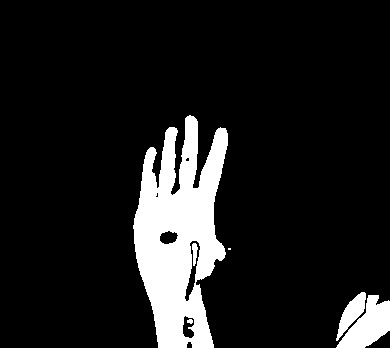
#> input picture training_dataset/Hello/test0.jpg, 390 x 348 px
$ python Data_Augmentation.py
#> lines starting #> are read from the running program, lines starting #| are printed output that depends on the picture
import cv2
from skimage.exposure import rescale_intensity
from skimage.segmentation import slic
from skimage.util import img_as_float
from skimage import io
import numpy as np


Folder="training_dataset/Hello"
Ext=".jpg"


def resize_image(image,w,h):
    image=cv2.resize(image,(w,h))
    cv2.imwrite(Folder+"/Resize-"+str(w)+"*"+str(h)+ image_file + Ext, image)

def padding_image(image,topBorder,bottomBorder,leftBorder,rightBorder,color_of_border=[0,0,0]):
    image = cv2.copyMakeBorder(image,topBorder,bottomBorder,leftBorder,
        rightBorder,cv2.BORDER_CONSTANT,value=color_of_border)
    cv2.imwrite(Folder+ "/padd-" + str(topBorder) + str(bottomBorder) + "*" + str(leftBorder) + str(rightBorder) + image_file +  Ext, image)

def flip_image(image,dir):
    image = cv2.flip(image, dir)
    cv2.imwrite(Folder + "/flip-" + str(dir)+ image_file + Ext, image)

def invert_image(image,channel):
    image=(channel-image)
    cv2.imwrite(Folder + "/invert-"+str(channel)+ image_file + Ext, image)

def add_light(image, gamma=1.0):
    invGamma = 1.0 / gamma
    table = np.array([((i / 255.0) ** invGamma) * 255 for i in np.arange(0, 256)]).astype("uint8")
    image=cv2.LUT(image, table)
    if gamma>=1:
        cv2.imwrite(Folder + "/light-"+str(gamma)+ image_file + Ext, image)
    else:
        cv2.imwrite(Folder + "/dark-" + str(gamma) + image_file +  Ext, image)

def add_light_color(image, color, gamma=1.0):
    invGamma = 1.0 / gamma
    image = (color - image)
    table = np.array([((i / 255.0) ** invGamma) * 255 for i in np.arange(0, 256)]).astype("uint8")
    image=cv2.LUT(image, table)
    if gamma>=1:
        cv2.imwrite(Folder+ "/light_color-"+str(gamma)+ image_file + Ext, image)
    else:
        cv2.imwrite(Folder + "/dark_color" + str(gamma) + image_file +  Ext, image)

def saturation_image(image,saturation):
    image = cv2.cvtColor(image, cv2.COLOR_BGR2HSV)

    v = image[:, :, 2]
    v = np.where(v <= 255 - saturation, v + saturation, 255)
    image[:, :, 2] = v

    image = cv2.cvtColor(image, cv2.COLOR_HSV2BGR)
    cv2.imwrite(Folder + "/saturation-" + str(saturation)  + image_file + Ext, image)

def multiply_image(image,R,G,B):
    image=image*[R,G,B]
    cv2.imwrite(Folder+"/Multiply-"+str(R)+"*"+str(G)+"*"+str(B)+Ext, image)

def averageing_blur(image,shift):
    image=cv2.blur(image,(shift,shift))
    cv2.imwrite(Folder + "/AverageingBLur-" + str(shift) + Ext, image)

def sharpen_image(image):
    kernel = np.array([[0, -1, 0], [-1, 5, -1], [0, -1, 0]])
    image = cv2.filter2D(image, -1, kernel)
    cv2.imwrite(Folder+"/Sharpen-"+Ext, image)

def grayscale_image(image):
    image= cv2.cvtColor(image, cv2.COLOR_BGR2GRAY)
    cv2.imwrite(Folder + "/Grayscale-" + Ext, image)

def median_blur(image,shift):
    image=cv2.medianBlur(image,shift)
    cv2.imwrite(Folder + "/MedianBLur-" + str(shift) + Ext, image)

def bileteralBlur(image,d,color,space):
    image = cv2.bilateralFilter(image, d,color,space)
    cv2.imwrite(Folder + "/BileteralBlur-"+str(d)+"*"+str(color)+"*"+str(space)+ Ext, image)

def erosion_image(image,shift):
    kernel = np.ones((shift,shift),np.uint8)
    image = cv2.erode(image,kernel,iterations = 1)
    cv2.imwrite(Folder + "/Erosion-"+"*"+str(shift) + Ext, image)

def dilation_image(image,shift):
    kernel = np.ones((shift, shift), np.uint8)
    image = cv2.dilate(image,kernel,iterations = 1)
    cv2.imwrite(Folder + "/Dilation-" + "*" + str(shift)+ Ext, image)

def morphological_gradient_image(image, shift):
    kernel = np.ones((shift, shift), np.uint8)
    image = cv2.morphologyEx(image, cv2.MORPH_GRADIENT, kernel)
    cv2.imwrite(Folder + "/Morphological_Gradient-" + "*" + str(shift) + Ext, image)

def top_hat_image(image, shift):
    kernel = np.ones((shift, shift), np.uint8)
    image = cv2.morphologyEx(image, cv2.MORPH_TOPHAT, kernel)
    cv2.imwrite(Folder + "/Top_Hat-" + "*" + str(shift) + Ext, image)

def black_hat_image(image, shift):
    kernel = np.ones((shift, shift), np.uint8)
    image = cv2.morphologyEx(image, cv2.MORPH_BLACKHAT, kernel)
    cv2.imwrite(Folder + "/Black_Hat-" + "*" + str(shift) + Ext, image)


image_file = "test0.jpg"
image=cv2.imread(Folder + "/" + image_file)
#> image is the input picture: shape (348, 390, 3); min 0, max 255, mean 29.6


padding_image(image,100,0,0,0)#(y1,y2,x1,x2)
padding_image(image,0,100,0,0)
padding_image(image,0,0,100,0)
padding_image(image,0,0,0,100)
padding_image(image,100,100,100,100)
#> in padding_image (call 5), `image = cv2.copyMakeBorder(image,topBorder,bottomBorder,leftBorder, ri..`:
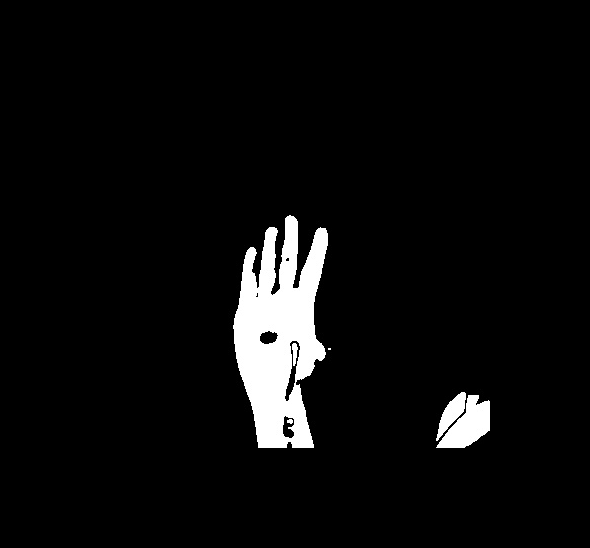
#> image: shape (548, 590, 3); min 0, max 255, mean 12.4

flip_image(image,0)#horizontal
flip_image(image,1)#vertical
flip_image(image,-1)#both

invert_image(image,255)
#> in invert_image, `image=(channel-image)`:
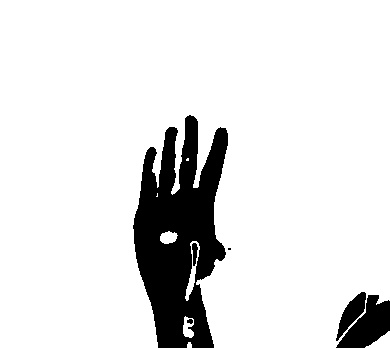
#> image: shape (348, 390, 3); min 0, max 255, mean 225.4
invert_image(image,100)

add_light(image,1.5)
add_light(image,2.0)
add_light(image,2.5)
add_light(image,3.0)
add_light(image,4.0)
add_light(image,5.0)
add_light(image,0.7)
add_light(image,0.4)
add_light(image,0.3)
add_light(image,0.1)

add_light_color(image,255,1.5)
add_light_color(image,255,0.7)

saturation_image(image,50)
#> in saturation_image, `image = cv2.cvtColor(image, cv2.COLOR_BGR2HSV)`: image: shape (348, 390, 3); mean H, S, V 0, 0, 29.6
#> in saturation_image, `v = np.where(v <= 255 - saturation, v + saturation, 255)`:
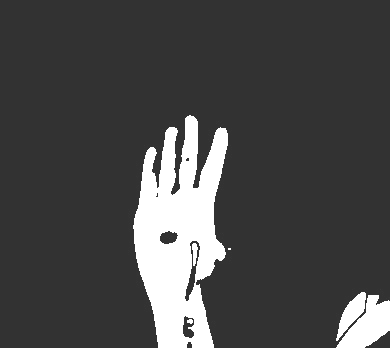
#> v: shape (348, 390); min 50, max 255, mean 73.9
#> in saturation_image, `image[:, :, 2] = v`: image: shape (348, 390, 3); mean H, S, V 0, 0, 73.9
saturation_image(image,100)
#> call 2 of saturation_image, with saturation = 100
#> in saturation_image (call 2), `v = np.where(v <= 255 - saturation, v + saturation, 255)`:
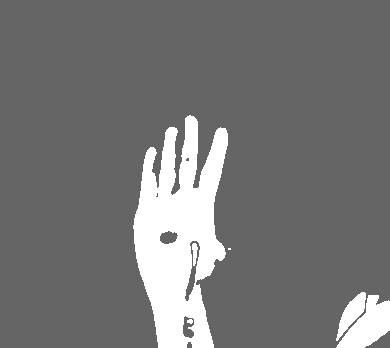
#> v: shape (348, 390); min 100, max 255, mean 118
#> in saturation_image (call 2), `image[:, :, 2] = v`: image: shape (348, 390, 3); mean H, S, V 0, 0, 118
saturation_image(image,150)
#> call 3 of saturation_image, with saturation = 150
#> in saturation_image (call 3), `v = np.where(v <= 255 - saturation, v + saturation, 255)`:
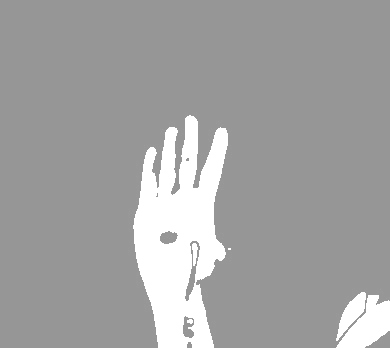
#> v: shape (348, 390); min 150, max 255, mean 162.2
#> in saturation_image (call 3), `image[:, :, 2] = v`: image: shape (348, 390, 3); mean H, S, V 0, 0, 162.2
saturation_image(image,200)
#> call 4 of saturation_image, with saturation = 200
#> in saturation_image (call 4), `v = np.where(v <= 255 - saturation, v + saturation, 255)`:
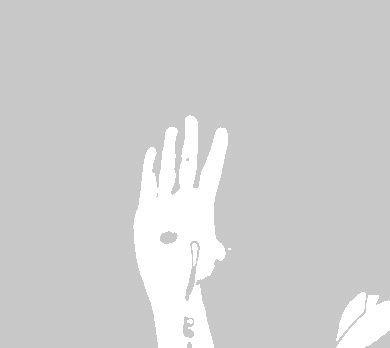
#> v: shape (348, 390); min 200, max 255, mean 206.4
#> in saturation_image (call 4), `image[:, :, 2] = v`: image: shape (348, 390, 3); mean H, S, V 0, 0, 206.4

multiply_image(image,0.5,1,1)
multiply_image(image,1,0.5,1)
multiply_image(image,1,1,0.5)
multiply_image(image,0.5,0.5,0.5)

averageing_blur(image,5)
averageing_blur(image,4)
averageing_blur(image,6)
#> call 3 of averageing_blur, with shift = 6
#> in averageing_blur (call 3), `image=cv2.blur(image,(shift,shift))`:
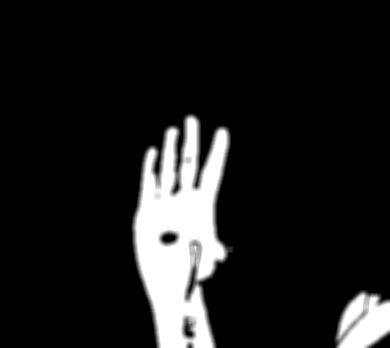
#> image: shape (348, 390, 3); min 0, max 255, mean 29.5

sharpen_image(image)
grayscale_image(image)

median_blur(image,3)
median_blur(image,5)
median_blur(image,7)

bileteralBlur(image,9,75,75)
bileteralBlur(image,12,100,100)
bileteralBlur(image,25,100,100)
bileteralBlur(image,40,75,75)

erosion_image(image,1)
erosion_image(image,3)
erosion_image(image,6)

dilation_image(image,1)
dilation_image(image,3)
dilation_image(image,5)

morphological_gradient_image(image,5)
morphological_gradient_image(image,10)
morphological_gradient_image(image,15)

top_hat_image(image,200)
top_hat_image(image,300)
top_hat_image(image,500)

black_hat_image(image,200)
black_hat_image(image,300)
black_hat_image(image,500)

$ run again, with training_dataset/Detection/test1.jpg copied over training_dataset/Hello/test0.jpg
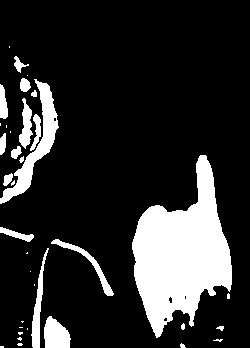
#> input picture training_dataset/Detection/test1.jpg, 250 x 348 px
#> image is the input picture: shape (348, 250, 3); min 0, max 255, mean 44.1
#> in saturation_image (call 4), `v = np.where(v <= 255 - saturation, v + saturation, 255)`:
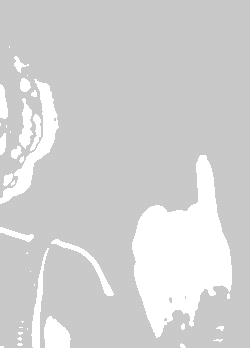
#> v: shape (348, 250); min 200, max 255, mean 209.6
#> in averageing_blur (call 3), `image=cv2.blur(image,(shift,shift))`:
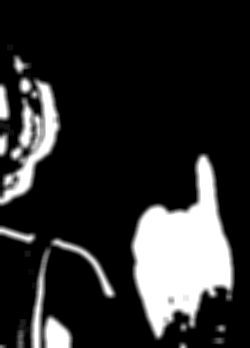
#> image: shape (348, 250, 3); min 0, max 255, mean 44.1

$ run again, with training_dataset/Detection/test10.jpg copied over training_dataset/Hello/test0.jpg
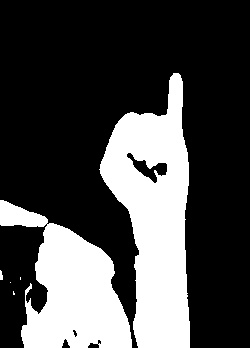
#> input picture training_dataset/Detection/test10.jpg, 250 x 348 px
#> image is the input picture: shape (348, 250, 3); min 0, max 255, mean 73
#> in saturation_image (call 4), `v = np.where(v <= 255 - saturation, v + saturation, 255)`:
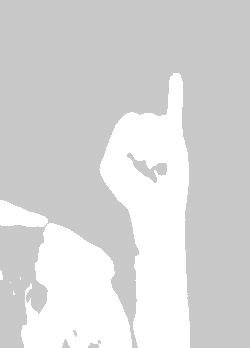
#> v: shape (348, 250); min 200, max 255, mean 215.8
#> in averageing_blur (call 3), `image=cv2.blur(image,(shift,shift))`:
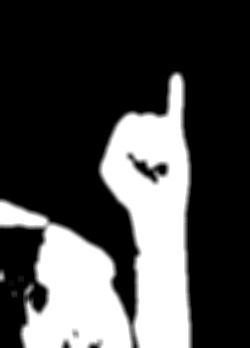
#> image: shape (348, 250, 3); min 0, max 255, mean 72.8
